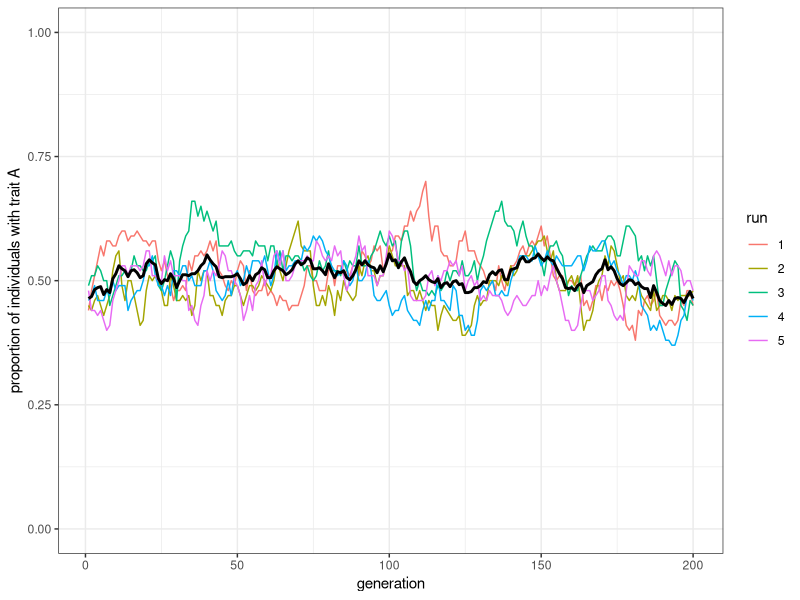

Write the R code that produced this figure. (Note: this script raises an error after producing the figure.)
## ---- chunk 1
library(tidyverse)

model_unbiased_mutation <- function(
  population_size,
  generations,
  runs, 
  initial_proportion_of_trait_a,
  mutation_rate) {
  output <- tibble(
    run = factor(), 
    generation = numeric(), 
    proportion_of_trait_a = numeric()
  )
  for (run in 1:runs) {
    # 1回の試行の結果を保管するtibbleを初期化
    output_single_run <- tibble(
      run = rep(run, generations) |> as.factor(), 
      generation = 1:generations, 
      proportion_of_trait_a = rep(NA, generations)
    )
    # 第1世代
    population <- sample(
      c("A", "B"), 
      population_size, replace = TRUE, 
      prob = c(initial_proportion_of_trait_a, 1 - initial_proportion_of_trait_a)
    )
    # 第1世代のproportion_of_trait_aを計算
    proportion_of_trait_a <- sum(population == "A") / population_size
    output_single_run$proportion_of_trait_a[1] <- proportion_of_trait_a
    for (generation in 2:generations) {
      # 前タイムステップまでのpopulationベクトルをprevious_populationに移し替える
      previous_population <- population
      # 変異する個人('mutant')を決める
      is_mutant <- sample(
        c(TRUE, FALSE), 
        population_size, 
        prob = c(mutation_rate, 1 - mutation_rate),
        replace = TRUE
      )
      # is_mutantがTRUEであるスロットの形質がもしAならBに、もしBならAにする。
      population[is_mutant] <- population[is_mutant] |> recode(A = "B", B = "A")
      # proportion_of_trait_aを計算し、tibbleのうち
      # proportion_of_trait_a列のgeneration行目に格納する
      output_single_run$proportion_of_trait_a[generation] <- 
      sum(population == "A") / population_size
    }
    # output tibbleの一番下に今回の試行の結果をbind_rows()関数で付け加える
    output <- bind_rows(output, output_single_run)
  }
  # 全試行の結果がひとつのoutputというtibbleに集約されたので、それを返り値としてエクスポートする
  output
}
## ---- chunk 2
plot_multiple_runs <- function(data) {
  ggplot(data = data, aes(x = generation, y = proportion_of_trait_a)) +
    geom_line(aes(colour = run)) +
    stat_summary(fun = mean, geom = "line", size = 1) +
    ylim(c(0, 1)) +
    theme_bw() +
    ylab("proportion of individuals with trait A")
}
## ---- chunk 3
model_unbiased_mutation(
  population_size = 100, 
  generations = 200, 
  runs = 5, 
  initial_proportion_of_trait_a = 0.5, 
  mutation_rate = 0.05) |>
  plot_multiple_runs()
## ---- chunk 4
data_model <- unbiased_mutation(N = 100, mu = 0.05, p_0 = 0.1, t_max = 200, r_max = 5)
plot_multiple_runs(data_model)
## ---- chunk 5
biased_mutation <- function(N, mu_b, p_0, t_max, r_max) {
   # Create the output tibble
  output <- tibble(generation = rep(1:t_max, r_max), 
                   p = as.numeric(rep(NA, t_max * r_max)), 
                   run = as.factor(rep(1:r_max, each = t_max)))

  for (r in 1:r_max) {
    population <- tibble(trait = sample(c("A", "B"), N, replace = TRUE, 
                                        prob = c(p_0, 1 - p_0)))
    # Add first generation's p for run r
    output[output$generation == 1 & output$run == r, ]$p <- 
      sum(population$trait == "A") / N 
    for (t in 2:t_max) {
      # Copy individuals to previous_population tibble
      previous_population <- population 
      
      # Determine 'mutant' individuals
      mutate <- sample(c(TRUE, FALSE), N, prob = c(mu_b, 1 - mu_b), replace = TRUE) 
      
      # If there are 'mutants' from B to A
      if (nrow(population[mutate & previous_population$trait == "B", ]) > 0) {
        # Then flip them to A
        population[mutate & previous_population$trait == "B", ]$trait <- "A"
      }
      # Get p and put it into output slot for this generation t and run r
      output[output$generation == t & output$run == r, ]$p <- 
        sum(population$trait == "A") / N 
    }
  }
  # Export data from function
  output 
}
## ---- chunk 6
data_model <- biased_mutation(N = 100, mu_b = 0.05, p_0 = 0, t_max = 200, r_max = 5)
plot_multiple_runs(data_model)
## ---- chunk 7
data_model <- biased_mutation(N = 10000, mu_b = 0.05, p_0 = 0, t_max = 200, r_max = 5)
plot_multiple_runs(data_model)
## ---- chunk 8
data_model <- biased_mutation(N = 10000, mu_b = 0.1, p_0 = 0, t_max = 200, r_max = 5)
plot_multiple_runs(data_model)
## ---- chunk 9
model_unbiased_mutation_truefalse <- function(
  population_size,
  generations,
  runs, 
  initial_proportion_of_trait_a,
  mutation_rate) {
  output <- tibble(
    run = factor(), 
    generation = numeric(), 
    proportion_of_trait_a = numeric()
  )
  for (run in 1:runs) {
    output_single_run <- tibble(
      run = rep(run, generations) |> as.factor(), 
      generation = 1:generations, 
      proportion_of_trait_a = rep(NA, generations)
    )
    population <- sample(
      c(TRUE, FALSE), # 変更点
      population_size, replace = TRUE, 
      prob = c(initial_proportion_of_trait_a, 1 - initial_proportion_of_trait_a)
    ) 
    proportion_of_trait_a <- sum(population) / population_size # 変更点
    output_single_run$proportion_of_trait_a[1] <- proportion_of_trait_a
    for (generation in 2:generations) {
      previous_population <- population
      is_mutant <- sample(
        c(TRUE, FALSE), 
        population_size, 
        prob = c(mutation_rate, 1 - mutation_rate),
        replace = TRUE
      )
      population[is_mutant] <- !population[is_mutant]  # 変更点
      output_single_run$proportion_of_trait_a[generation] <- 
        sum(population) / population_size # 変更点
    }
    output <- bind_rows(output, output_single_run)
  }
  output
}
